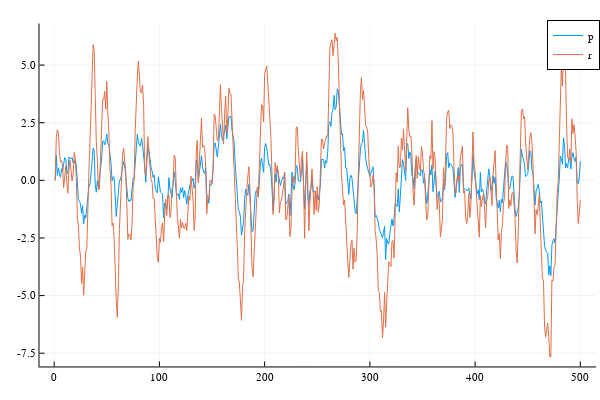

Notebook code for this chart:
### Code cell
plot(p, label="p");
plot!(r, label="r")

### Figure 1 — Plotly figure (JSON) as saved in the notebook; plotly's stock layout.template omitted (floating-point values rounded to 4 significant figures; data arrays with more than 128 entries replaced by an {"elided": "..."} marker saying what was removed)
{"data": [{"colorbar": {"title": ""}, "legendgroup": "p", "line": {"color": "rgba(0, 154, 250, 1.000)", "dash": "solid", "shape": "linear", "width": 1}, "mode": "lines", "name": "p", "showlegend": true, "type": "scatter", "x": {"elided": "500 int values"}, "xaxis": "x1", "y": {"elided": "500 float values"}, "yaxis": "y1", "zmax": null, "zmin": null}, {"colorbar": {"title": ""}, "legendgroup": "r", "line": {"color": "rgba(227, 111, 71, 1.000)", "dash": "solid", "shape": "linear", "width": 1}, "mode": "lines", "name": "r", "showlegend": true, "type": "scatter", "x": {"elided": "500 int values"}, "xaxis": "x1", "y": {"elided": "500 float values"}, "yaxis": "y1", "zmax": null, "zmin": null}], "layout": {"annotations": [], "height": 400, "legend": {"bgcolor": "rgba(255, 255, 255, 1.000)", "bordercolor": "rgba(0, 0, 0, 1.000)", "borderwidth": 1, "font": {"color": "rgba(0, 0, 0, 1.000)", "family": "sans-serif", "size": 11}, "tracegroupgap": 0, "traceorder": "normal", "x": 1, "xanchor": "auto", "y": 1, "yanchor": "auto"}, "margin": {"b": 20, "l": 0, "r": 0, "t": 20}, "paper_bgcolor": "rgba(255, 255, 255, 1.000)", "plot_bgcolor": "rgba(255, 255, 255, 1.000)", "showlegend": true, "width": 600, "xaxis": {"anchor": "y1", "domain": [0.06582, 0.9934], "gridcolor": "rgba(0, 0, 0, 0.100)", "gridwidth": 0.5, "linecolor": "rgba(0, 0, 0, 1.000)", "mirror": false, "range": [-13.97, 515.0], "showgrid": true, "showline": true, "showticklabels": true, "tickangle": 0, "tickcolor": "rgb(0, 0, 0)", "tickfont": {"color": "rgba(0, 0, 0, 1.000)", "family": "sans-serif", "size": 11}, "tickmode": "array", "ticks": "inside", "ticktext": ["0", "100", "200", "300", "400", "500"], "tickvals": [0, 100, 200, 300, 400, 500], "title": "", "titlefont": {"color": "rgba(0, 0, 0, 1.000)", "family": "sans-serif", "size": 15}, "type": "-", "visible": true, "zeroline": false, "zerolinecolor": "rgba(0, 0, 0, 1.000)"}, "yaxis": {"anchor": "x1", "domain": [0.03762, 0.9902], "gridcolor": "rgba(0, 0, 0, 0.100)", "gridwidth": 0.5, "linecolor": "rgba(0, 0, 0, 1.000)", "mirror": false, "range": [-8.075, 6.803], "showgrid": true, "showline": true, "showticklabels": true, "tickangle": 0, "tickcolor": "rgb(0, 0, 0)", "tickfont": {"color": "rgba(0, 0, 0, 1.000)", "family": "sans-serif", "size": 11}, "tickmode": "array", "ticks": "inside", "ticktext": ["-7.5", "-5.0", "-2.5", "0.0", "2.5", "5.0"], "tickvals": [-7.5, -5, -2.5, 0, 2.5, 5], "title": "", "titlefont": {"color": "rgba(0, 0, 0, 1.000)", "family": "sans-serif", "size": 15}, "type": "-", "visible": true, "zeroline": false, "zerolinecolor": "rgba(0, 0, 0, 1.000)"}}}
